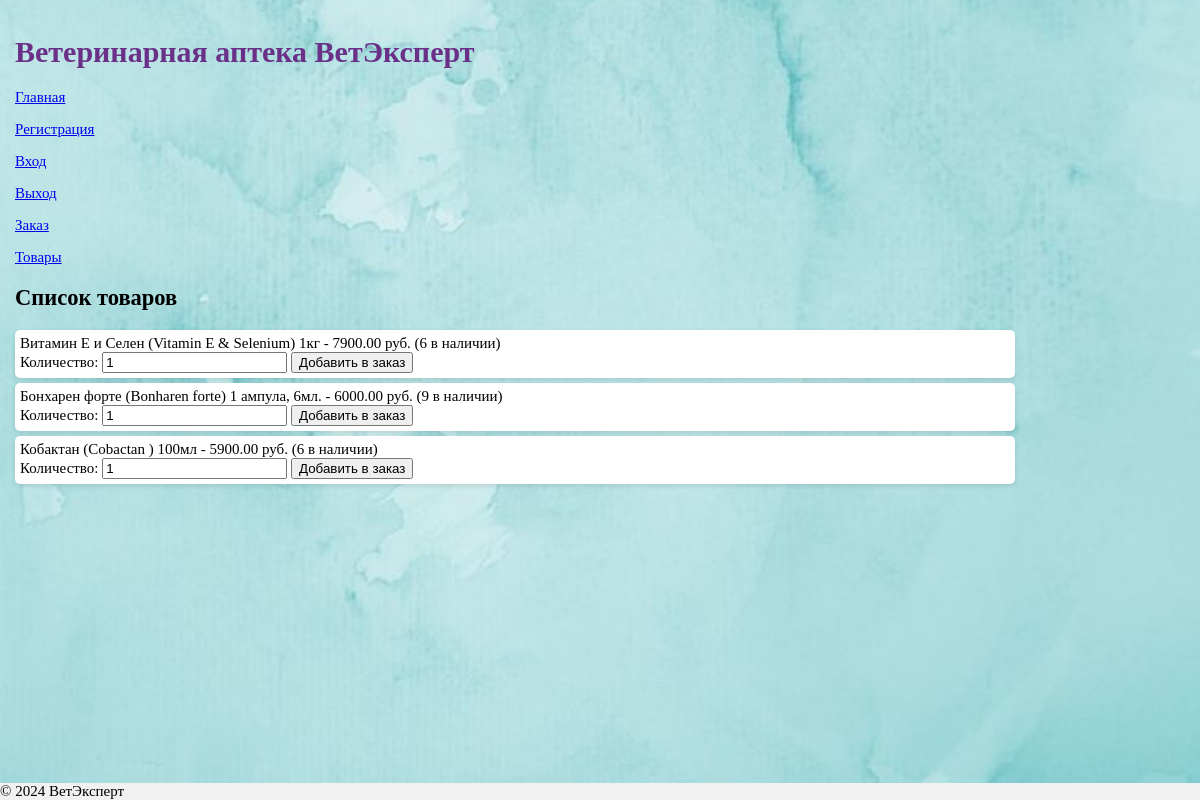
Page /products on the committed database.
### models.py (models this page shows, shortened)
class Product(db.Model):
    __tablename__ = 'products'  # Укажите название таблицы
    id = db.Column(db.Integer, primary_key=True)  # Добавьте первичный ключ
    name = db.Column(db.String(255), nullable=False)
    description = db.Column(db.Text, nullable=False)
    price = db.Column(db.Numeric(10, 2), nullable=False)
    quantity = db.Column(db.Integer, default=0)  # Количество на складе
    status = db.Column(db.String(20), default='available')  # Убедитесь, что есть это поле
    STATUS_CHOICES = {
        'available': 'Доступен',
        'unavailable': 'Недоступен'
    }

### routes.py (the view)
@app.route('/products')
def product():
    products = Product.query.all()  # Получение всех продуктов
    return render_template('product.html', products=products)

### templates/product.html (shortened to what this page needs)
{% extends 'base.html' %}
{% block content %}
<h2>Список товаров</h2>
<ul>
    {% for product in products %}
        <li>
            {{ product.name }} - {{ product.price }} руб. ({{ product.quantity }} в наличии)
            <form action="{{ url_for('add_to_cart', product_id=product.id) }}" method="post">
                <label for="quantity_{{ product.id }}">Количество:</label>
                <input type="number" name="quantity" id="quantity_{{ product.id }}" min="1" value="1" required>
                <button type="submit">Добавить в заказ</button>
            </form>
        </li>
    {% endfor %}
</ul>
{% endblock %}

### templates/base.html (shortened to what this page needs)
<!DOCTYPE html>
<html lang="ru">
<head>
   <link href="{{ url_for('static', filename='style.css') }}" rel="stylesheet" type="text/css" />
</head>
<body>
    <header>
        <h1>Ветеринарная аптека ВетЭксперт</h1>
        <nav>
            <p><a href="{{ url_for('base') }}">Главная</a></p>
            <p><a href="{{ url_for('register') }}">Регистрация</a></p>
            <p><a href="{{ url_for('login') }}">Вход</a></p>
            <p><a href="{{ url_for('logout') }}">Выход</a></p>
            <p><a href="{{ url_for('order_view') }}">Заказ</a></p>
            <p><a href="{{ url_for('product') }}">Товары</a></p>
        </nav>
    </header>
    <main>
        {% block content %}{% endblock %}
    </main>
    <div class="footer">© 2024 ВетЭксперт</div>
</body>
</html>

### static/style.css (style rules this page uses)
body { background-image: url("423283a2b0089d478492c4b42474fcc3.jpg"); background-size: no-repeat; background-position: center; background-size: cover; height: 400px; width: 1000px; font-family: Tahoma; margin: 0; padding: 15px; font-size: 15px }
h1 { white-space: nowrap; color: #6A3088; }
ul { list-style-type: none; padding: 0; }
li { background-color: #fff; margin: 5px 0; padding: 5px; border-radius: 5px; box-shadow: 0 2px 5px rgba(0, 0, 0, 0.1); }
.footer { position: fixed; left: 0; bottom: 0; background-color:#f1f1f1; width: 100%; }

### rows in the picture
Product: name "Витамин Е и Селен (Vitamin E & Selenium) 1кг", price "7900.00", quantity "6", quantity "1"
Product: name "Бонхарен форте (Bonharen forte) 1 ампула, 6мл.", price "6000.00", quantity "9"
Product: name "Кобактан (Cobactan ) 100мл", price "5900.00", quantity "6"
